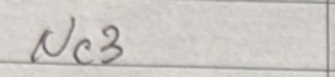
#> input picture chessPal/backend/chessPal/images/Nc3.png, 335 x 77 px; its folder holds only this picture in this run
$ python -i image.py   (imports and definitions only)
#> lines starting #> are read from the running program, lines starting #| are printed output that depends on the picture; after the words box and inside, x2 and y2 are one past the last pixel; in counts of white or black regions, pixels touching at a corner belong together
import cv2
import numpy as np
from pathlib import Path
import os
import re

BASE_DIR = Path(__file__).resolve().parent.parent
MEDIA_ROOT = BASE_DIR / "chessPal/images/"
#BASE_DIR = Path(__file__).resolve().parent
#MEDIA_ROOT = BASE_DIR / "images/"


import os
import ddddocr


class Image():

    def __init__(self, img_path) -> None:
#> called with img_path = 'images/Nc3.png'
        self.img = cv2.imread(img_path)
#> self.img is the input picture: shape (77, 335, 3); mean B, G, R 196.6, 201, 204.3

        self.img = cv2.resize(self.img, (500, 700), interpolation=cv2.INTER_CUBIC)
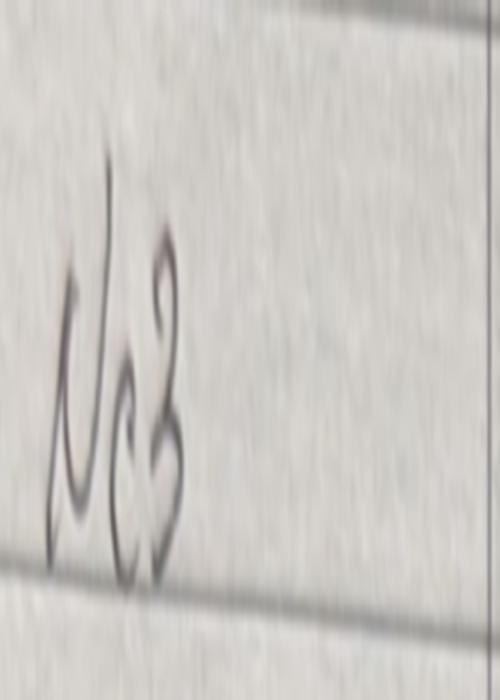
#> self.img: shape (700, 500, 3); mean B, G, R 196.6, 201, 204.3

        #self.img = cv2.convertScaleAbs(self.img, alpha=0.8, beta=0)

        self.labels = ['25', '50', '24', '49', '23', '48', '22', '47', '21', '46', '20', '45', '19',
                       '44', '18', '43', '17', '42', '16', '41', '15', '40', '14', '39', '13', '38',
                         '12', '37', '11', '36', '10', '35', '9', '34', '8', '33', '7', '32', '6', '31',
                           '5', '30', '4', '29', '3', '28', '2', '27', '1', '26']


        self.coordinates_dict = {label: {'x': 0, 'y': 0, 'w': 0, 'h': 0} for label in self.labels}


        ## Variable that is true for some testing features, set to False for Release
        self.test = False


        if self.img is None:
            print(f"Error: Unable to load image from {img_path}")

    # [52 lines left out: functions show_image, main_segment, match_page_template, not called in this run]


    def find_page(self, image):

        temp_image = image.copy()

        grey = cv2.cvtColor(image, cv2.COLOR_BGR2GRAY)
        grey = cv2.medianBlur(grey, 5)

       # _, thresh = cv2.threshold(grey, 150, 255, cv2.THRESH_BINARY)

        thresh = cv2.adaptiveThreshold(grey, 255, cv2.ADAPTIVE_THRESH_MEAN_C, cv2.THRESH_BINARY, 11, 2)
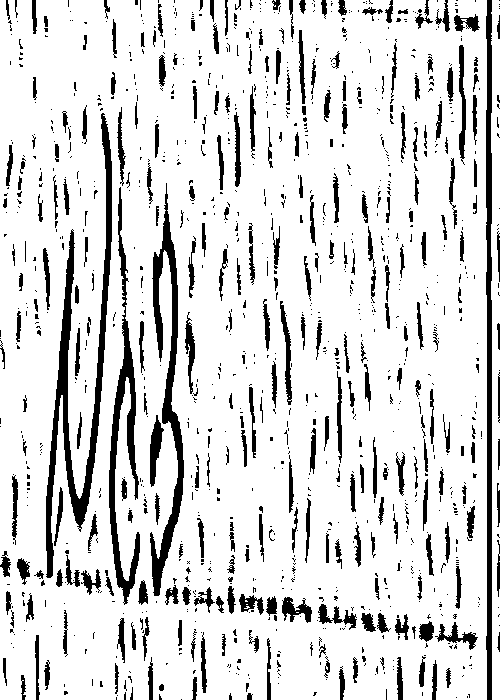
#> thresh: shape (700, 500); 85.7% white; 1166 black regions (878 under 20 px)

        contours, _ = cv2.findContours(thresh, cv2.RETR_TREE, cv2.CHAIN_APPROX_SIMPLE)
#> contours = 1655 contours, 1321 with area under 20; largest, box (x1, y1, x2, y2) and area: (0, 0, 487, 700) 336194, (45, 112, 113, 579) 6548, (149, 182, 185, 597) 4422, (491, 0, 500, 700) 4316, (108, 186, 141, 606) 4014
        page = max(contours, key=cv2.contourArea)
#> page = contour of 768 points, box (x1, y1, x2, y2) (0, 0, 487, 700), area 336194

        cv2.drawContours(temp_image, [page], -1, (0, 255, 0), 2)
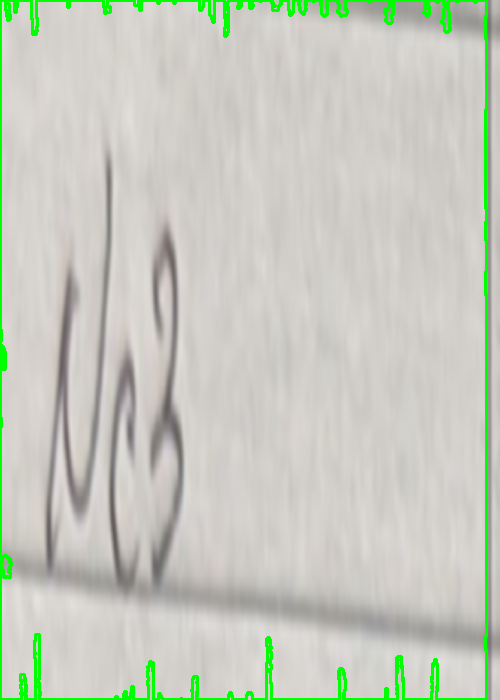
#> temp_image: shape (700, 500, 3); 2.96% of pixels changed, all inside (x1, y1, x2, y2) = (0, 0, 488, 700)


        mask = np.zeros_like(grey)


        cv2.drawContours(mask, [page], -1, (255), thickness=cv2.FILLED)
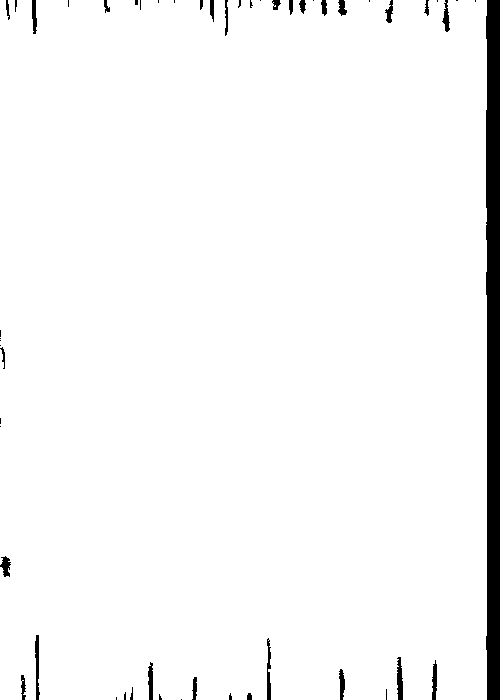
#> mask: shape (700, 500); 96.6% white; 53 black regions (26 under 20 px), largest, box (x1, y1, x2, y2) and area: (486, 0, 500, 700) 9275, (35, 635, 40, 700) 209, (397, 657, 403, 700) 202

        result = cv2.bitwise_and(temp_image, temp_image, mask=mask)
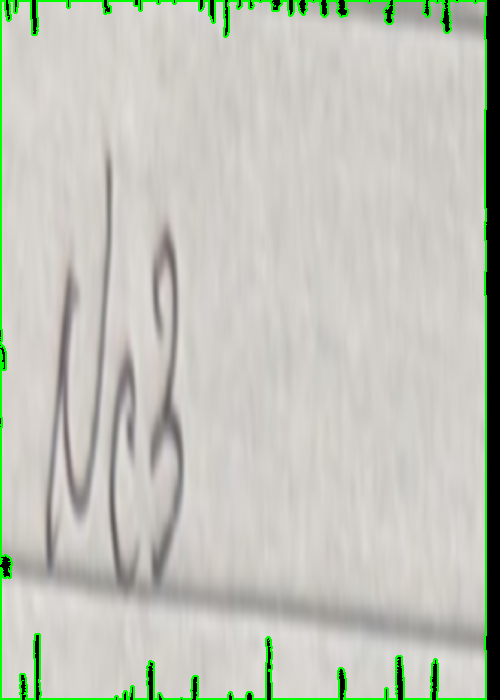
#> result: shape (700, 500, 3); mean B, G, R 186, 196.1, 193.3
        result[mask == 0] = (255, 255, 255)
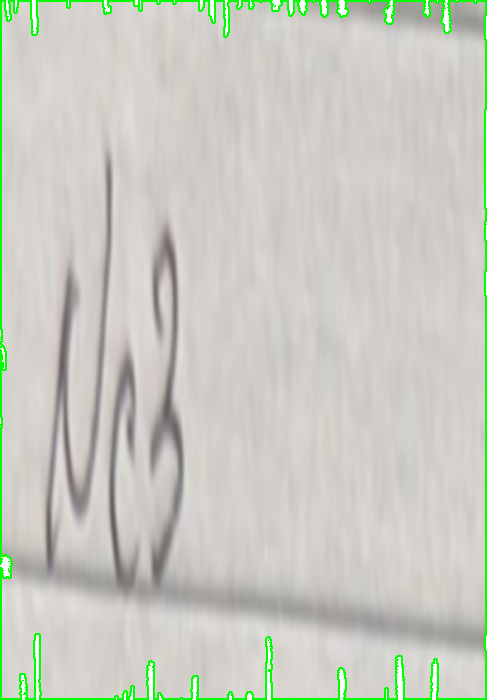
#> result: shape (700, 500, 3); 3.4% of pixels changed, all inside (x1, y1, x2, y2) = (0, 0, 500, 700)

        edges = cv2.Canny(result, 30, 100)
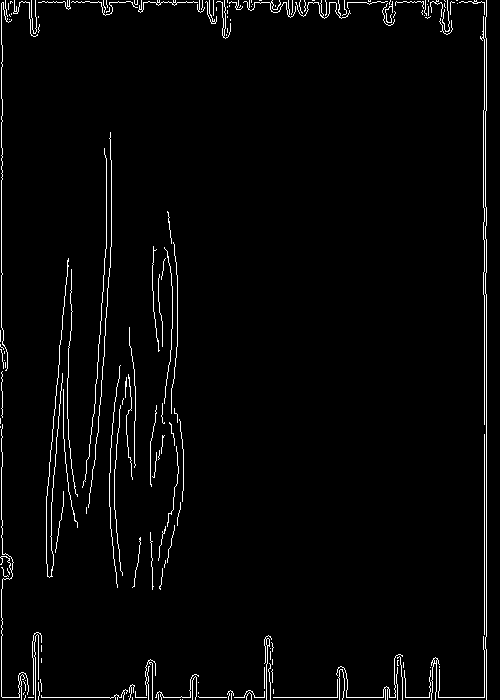
#> edges: shape (700, 500); 2.6% white in thin lines or dots
        contours, _ = cv2.findContours(edges.copy(), cv2.RETR_TREE, cv2.CHAIN_APPROX_SIMPLE)
#> contours = 179 contours, 176 with area under 20; largest, box (x1, y1, x2, y2) and area: (138, 0, 198, 13) 28, (431, 657, 440, 700) 22, (264, 635, 272, 700) 21
        contour = max(contours, key=cv2.contourArea)
#> contour = contour of 93 points, box (x1, y1, x2, y2) (138, 0, 198, 13), area 28


        peri = cv2.arcLength(contour, True)
#> peri = 193.3
        approx = cv2.approxPolyDP(contour, 0.02 * peri, True)
#> approx = [[138, 11], [148, 1], [197, 2], [148, 1], [142, 10], [141, 0]]

        pts1 = np.float32(approx)
#> pts1 has the same summary as approx
        pts2 = np.float32([[0, 0], [0, 700], [500, 700], [500, 0]])

        matrix = cv2.getPerspectiveTransform(pts1, pts2)
        result = cv2.warpPerspective(result, matrix, (500, 700))

        return result

    # [77 lines left out: function findCells, not called in this run]


#im = f"{MEDIA_ROOT}/template.png"

SAN_REGEX = re.compile(r"^([NBKRQ])?([a-h])?([1-8])?[\-x]?([a-h][1-8])(=?[nbrqkNBRQK])?[\+#]?\Z")

class Recognizer:

    # define slots for class attributes
    # imgs: list[np.ndarray] - list of cell images
    # default: True when using default OCR model, False when using custom OCR model
    # ocrs: list[ddddocr.DdddOcr] - list of OCR models
    __slots__ = ["imgs", "default", "ocrs"]

    # [100 lines left out: functions __init__, cells_img2text, remove_files_in_folder, not called in this run]

def process_image(image_path):
    try:
        image = Image(image_path)

        x, y, w, h = 122, 41, 518, 418

        ##find page in the image
        found_page = image.find_page(image.img)


        found_page = cv2.resize(found_page, (500, 700), interpolation=cv2.INTER_CUBIC)
        template = cv2.imread(f'{MEDIA_ROOT}/template2.png')
        template= cv2.resize(template, (500, 700), interpolation=cv2.INTER_CUBIC)

        template = template[135:640, 35:464]

        #found_page = found_page[68:653,   5:500]

        #found_page = cv2.resize(found_page, (template.shape[1], template.shape[0]), interpolation=cv2.INTER_CUBIC)


        #image.match_page_template(found_page, template)
        #115:618, 30:459
        found_page = found_page[129:634, 35:464]

        image.findCells(template, found_page, x, y, w, h)


        #path = f'./media/cells'
        path = BASE_DIR / "media/cells"

        png_files = [filename for filename in os.listdir(path) if filename.lower().endswith('.png')]
        png_files.sort(key=lambda x: [int(part) if part.isdigit() else part for part in re.split('([0-9]+)', x)])
        moves = []
        for filename in png_files:
            image_path = os.path.join(path, filename)
            #check if file name is 1-0, 2-0, 3-0 ...

            f1 = filename.split('-')[0]
            f2 = (filename.split('-')[1]).split('.')[0]

            if f2 != '0':
                move = (Recognizer([image_path
                ]).cells_img2text())
                if(image.test == True):
                    print(filename)
                    print(move)
                moves.append(move)
            else:
                moves.append([[f1]])

        if(image.test == True):
            print(moves)

    except Exception as e:
        print(f"Error processing image: {e}")
        moves = ['ERROR 931: Unable to process image']

    try:
        remove_files_in_folder(path)
        remove_files_in_folder(BASE_DIR / "media" / "uploads")
    except Exception as e:
        print(f"Error removing files: {e}")

    return moves
#remove_files_in_folder(BASE_DIR / "media/cells")
#process_image(f"{MEDIA_ROOT}/testImage3.png")


>>> result = process_image('images/Nc3.png')

$ run again, on chessPal/backend/chessPal/images/d5.png
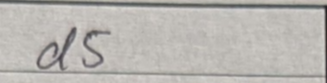
#> input picture chessPal/backend/chessPal/images/d5.png, 327 x 83 px
#> in __init__, self.img is the input picture: shape (83, 327, 3); mean B, G, R 176.9, 181.2, 184.1
#> self.img: shape (700, 500, 3)
#> in find_page, `thresh = cv2.adaptiveThreshold(grey, 255, cv2.ADAPTIVE_THRESH_MEAN_C, ..`:
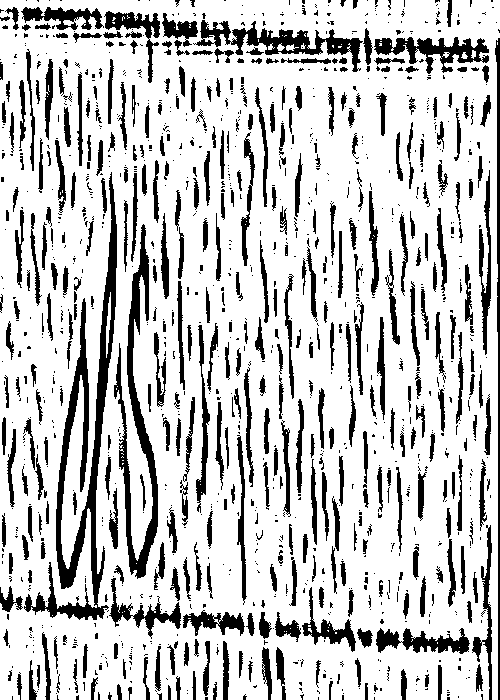
#> thresh: shape (700, 500); 78.5% white; 1220 black regions (820 under 20 px)
#> in find_page, `contours, _ = cv2.findContours(thresh, cv2.RETR_TREE, cv2.CHAIN_APPROX..`: contours = 1908 contours, 1439 with area under 20; largest, box (x1, y1, x2, y2) and area: (0, 0, 500, 700) 342596, (23, 171, 118, 621) 8668, (113, 223, 159, 580) 4765, (230, 20, 364, 73) 2462, (373, 36, 490, 75) 2096
#> page = contour of 957 points, box (x1, y1, x2, y2) (0, 0, 500, 700), area 342596
#> temp_image: shape (700, 500, 3); mean B, G, R 171.2, 183.8, 178
#> mask: shape (700, 500); 98.5% white; 63 black regions (34 under 20 px), largest, box (x1, y1, x2, y2) and area: (495, 38, 500, 700) 1626, (481, 525, 492, 700) 742, (223, 641, 230, 700) 304
#> in find_page, `edges = cv2.Canny(result, 30, 100)`:
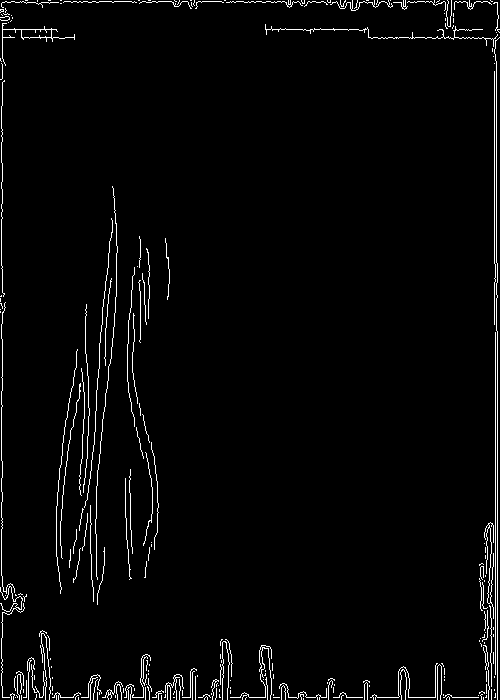
#> edges: shape (700, 500); 2.7% white in thin lines or dots
#> in find_page, `contours, _ = cv2.findContours(edges.copy(), cv2.RETR_TREE, cv2.CHAIN_..`: contours = 257 contours, 252 with area under 20; largest, box (x1, y1, x2, y2) and area: (2, 23, 75, 66) 258, (21, 29, 52, 39) 235, (230, 645, 272, 700) 66, (259, 646, 265, 670) 58, (265, 24, 498, 47) 21
#> contour = contour of 93 points, box (x1, y1, x2, y2) (2, 23, 75, 66), area 258
#> peri = 332.7
#> approx = contour of 9 points, box (x1, y1, x2, y2) (2, 23, 75, 66), area 558
#> pts1 = [[5, 65], [2, 38], [14, 37], [3, 29], [46, 41], [74, 34], [52, 38], [56, 29], [2, 23]]
